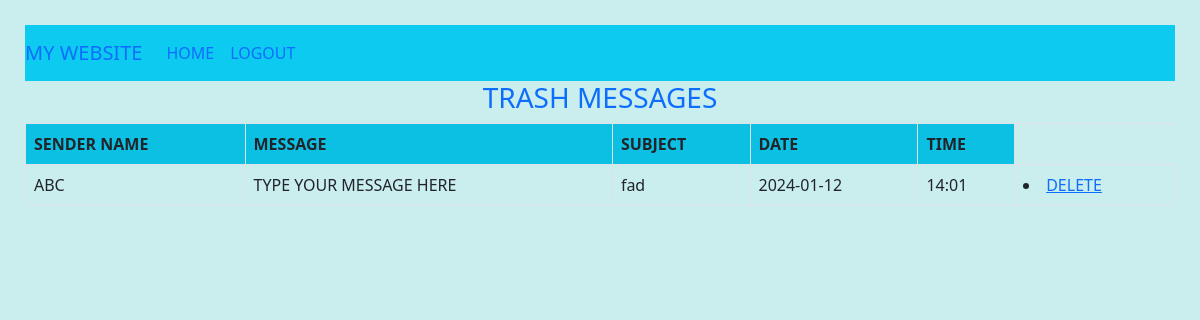
Screenshot of /viewTrash/ (signed in) with the database file from the repository.
### user/models.py (models this page shows)
class register_tb(models.Model):
    Name=models.CharField(max_length=20)
    Gender=models.CharField(max_length=20)
    DOB=models.CharField(max_length=20)
    Address=models.CharField(max_length=20)
    Countryid=models.ForeignKey(country_tb,on_delete=models.CASCADE)
    Stateid=models.ForeignKey(state_tb,on_delete=models.CASCADE)
    Phone=models.CharField(max_length=20)
    SecurityQuestion=models.CharField(max_length=20)
    Answer=models.CharField(max_length=20)
    Username=models.CharField(max_length=20)
    Password=models.CharField(max_length=20)

class message_tb(models.Model):
    Senderid=models.ForeignKey(register_tb,on_delete=models.CASCADE,related_name='Senderid')
    Subject=models.CharField(max_length=20)
    Message=models.CharField(max_length=20)
    Date=models.CharField(max_length=20)
    Time=models.CharField(max_length=20)
    Receiverid=models.ForeignKey(register_tb,on_delete=models.CASCADE)
    Status=models.CharField(max_length=20,default="Pending")
    FilterStatus=models.CharField(max_length=20,default="Pending")

### user/views.py (the view)
# urls.py: path('viewTrash/',userview.viewTrash,name="viewTrash"),
def viewTrash(request):
    id=request.session['user_id']
    user=trash_tb.objects.filter(Receiverid_id=id)
    for i in user:
        mid=user[0].Messageid_id
        msg=message_tb.objects.filter(id=mid)
        sid=msg[0].Senderid_id
        name=register_tb.objects.filter(id=sid)
    return render(request,"user/viewTrash.html",{'a':msg,'na':name})

### templates/user/viewTrash.html (shortened to what this page needs)
<!DOCTYPE html>
<html lang="en">
<head>
    <link rel="stylesheet" href="/static/css/bootstrap.css">
</head>
    <body style="background-color: rgb(202, 237, 237);padding: 25px;">
        <div class="navbar navbar-expand-lg bg-info ">
            <a hre="#" class="navbar-brand">MY WEBSITE</a>
            <ul class="navbar-nav">
                <li class="nav nav-item">
                    <a class="nav-link" href="{% url 'home_user' %}">HOME</a>
                </li>
                <li class="nav nav-item">
                    <a href="{% url 'logout' %}" class="nav-link">LOGOUT</a>
                </li>
            </ul>
        </div>
        <h3 class="text-primary" style="text-align: center;">TRASH MESSAGES</h3>
        <table class="table table-bordered table-hover table-striped">
            <tr class="bg-info">
                <th>SENDER NAME</th>
                <th>MESSAGE</th>
                <th>SUBJECT</th>
                <th>DATE</th>
                <th>TIME</th>
            </tr>
            {% for v in a %}
            <tr>
                {% for b in na %}
                <td>{{b.Name}}</td>
                {% endfor %}
                <td>{{v.Message}}</td>
                <td>{{v.Subject}}</td>
                <td>{{v.Date}}</td>
                <td>{{v.Time}}</td>
                <td><li><a href="{% url 'deleteTrash' v.id %}">DELETE</a></li></td>
            </tr>
            {% endfor %}
        </table>
    </body>
</html>

### rows the page displays
message_tb: Message "TYPE YOUR MESSAGE HERE", Subject "fad", Date "2024-01-12", Time "14:01"
register_tb: Name "ABC"
